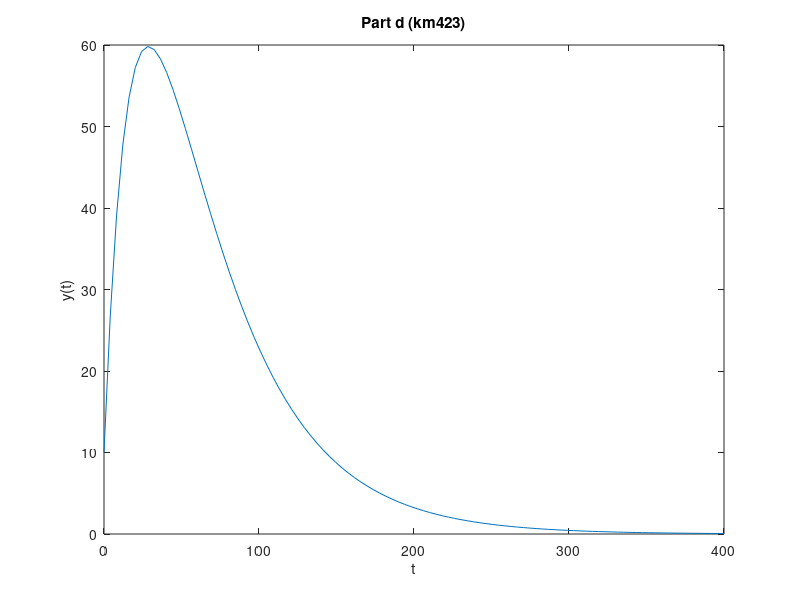

Write the MATLAB code that produced this figure. (Note: this script raises an error after producing the figure.)
%% Problem D
M1 = 100;
M2 = 10;
k1 = 0.05;
k2 = 0.02;

t = linspace(0,400);
y = 10.*exp(-0.02.*t)+((0.05.*100)./((0.05)-(0.02))).*(exp(-(0.02).*t) - exp(-(0.05).*t));

figure(1); clf
plot(t,y)
xlabel('t')
ylabel('y(t)')
title('Part d (km423)')

%% Problem F
k1 = 0.05;
k2 = 0.02;
a = 0.1;

t2 = linspace(0,500);
y2 = (((k1)./((k2-k1).*(a-k1))).*exp(-k1.*t).*heaviside(t)) + (((k1)./((k1-k2).*(a-k2))).*exp(-k2.*t).*heaviside(t)) + (((k1)./((k1-a).*(k2-a))).*exp(-a.*t).*heaviside(t));

tIndex = find(y2 == max(y2), 1, 'first');
maxTValue = t2(tIndex)

figure(2); clf
plot(t2,y2)
xlabel('t')
ylabel('y(t)')
title('Part f (km423)')